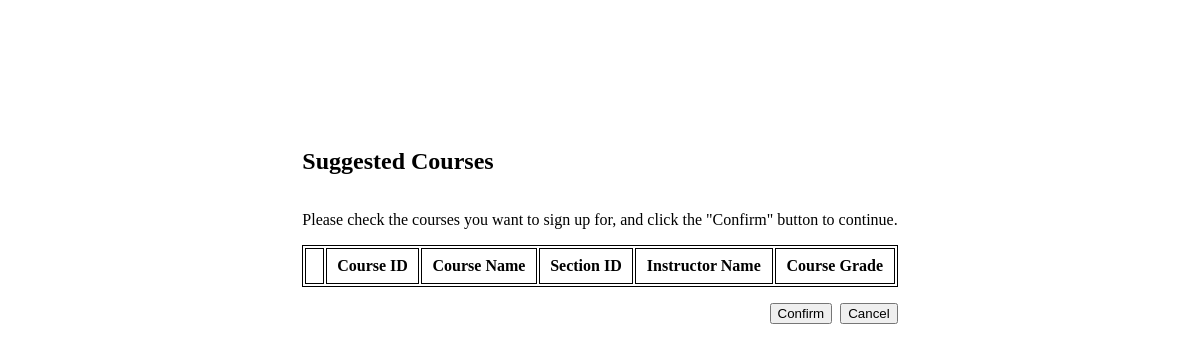
The page /src/suggested_courses.php?student_id=0488917281&semester=Fall&year=2025 on the database as committed earlier.
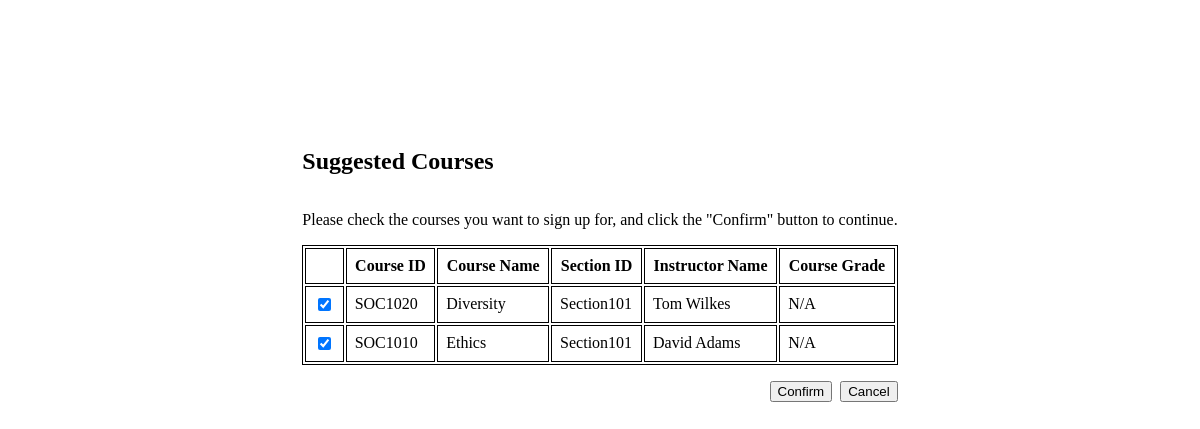
The same page on the database as committed later.
### tables this page shows
create table section
(
    course_id     varchar(20),
    section_id    varchar(10),
    semester      varchar(6)
        check (semester in ('Fall', 'Winter', 'Spring', 'Summer')),
    year          numeric(4, 0) check (year > 1990 and year < 2100),
    instructor_id varchar(10),
    classroom_id  varchar(8),
    time_slot_id  varchar(8),
    primary key (course_id, section_id, semester, year),
    foreign key (course_id) references course (course_id)
        on delete cascade,
    foreign key (instructor_id) references instructor (instructor_id)
        on delete set null,
    foreign key (time_slot_id) references time_slot (time_slot_id)
        on delete set null
);

create table course
(
    course_id   varchar(20),
    course_name varchar(50) not null,
    credits     numeric(2, 0) check (credits > 0),
    primary key (course_id)
);

create table instructor
(
    instructor_id   varchar(10),
    instructor_name varchar(50) not null,
    title           varchar(30),
    dept_name       varchar(100),
    email           varchar(50) not null,
    primary key (instructor_id)
);

### src/common/pdo.php (called while the page is built)
<?php
function pdo_connect(): PDO
{
    $config = require __DIR__ . '/config.php';
    $database_config = $config['database'];
    $host = $database_config['host'];
    $dbname = $database_config['dbname'];
    $username = $database_config['username'];
    $password = $database_config['password'];
    return new PDO(
        "mysql:host=$host;dbname=$dbname;charset=utf8mb4",
        $username,
        $password,
        [
            PDO::ATTR_ERRMODE => PDO::ERRMODE_EXCEPTION,
            PDO::ATTR_DEFAULT_FETCH_MODE => PDO::FETCH_ASSOC,
            PDO::ATTR_EMULATE_PREPARES => false
        ]
    );
}
function pdo_instance(bool $original = false): PDO|null
{
    static $pdo;
    if ($original) {
        return $pdo;
    }
    if (!$pdo) {
        $pdo = pdo_connect();
    }
    return $pdo;
}
function bind_params(PDOStatement $stmt, array $params): PDOStatement
{
    foreach ($params as $key => $value) {
        $stmt->bindValue(':' . $key, $value);
    }
    return $stmt;
}
function execute(PDOStatement $stmt, array $params = []): bool
{
    if ($params !== []) {
        bind_params($stmt, $params);
    }
    return $stmt->execute();
}

### src/service/degree_pathway.php (called while the page is built, shortened)
<?php
function get_suggested_courses(
    string $student_id,
    string $semester,
    string $year
): array {
    $stmt = pdo_instance()->prepare(
        "
            SELECT section.*, course.course_name, instructor.instructor_name, take.grade
            FROM degree_pathway dp
            JOIN section ON section.course_id = dp.course_id
            JOIN course ON course.course_id = dp.course_id
            JOIN instructor ON instructor.instructor_id = section.instructor_id
            LEFT JOIN take ON take.course_id = dp.course_id
                           AND take.student_id = :student_id0
            WHERE dp.dept_name = (
                SELECT dept_name
                FROM student
                WHERE student_id = :student_id1
                LIMIT 1
            )
            AND NOT EXISTS (
                SELECT 1
                FROM prereq
                WHERE prereq.course_id = dp.course_id
                  AND NOT EXISTS (
                      SELECT 1
                      FROM take
                      WHERE take.student_id = :student_id2
                        AND take.course_id = prereq.prereq_id
                        AND (take.grade IS NOT NULL OR take.grade <> 'F')
                  )
            )
            AND NOT EXISTS (
                SELECT 1
                FROM take
                WHERE take.student_id = :student_id3
                  AND take.course_id = course.course_id
                  AND take.grade IS NOT NULL
                  AND take.grade <> 'F'
            )
            AND section.semester = :semester
            AND section.year = :year
            ORDER BY IF(take.grade = 'F', 0, 1)
        "
    );
    execute($stmt, [
        'student_id0' => $student_id,
        'student_id1' => $student_id,
        'student_id2' => $student_id,
        'student_id3' => $student_id,
        'semester' => $semester,
        'year' => $year
    ]);
    return $stmt->fetchAll();
}

### src/suggested_courses.php (the view, shortened to what the changed rows need)
<?php
$student_id = $_GET['student_id'];
$semester = $_GET['semester'];
$year = $_GET['year'];
$suggested_courses = get_suggested_courses($student_id, $semester, $year);
?>
<html lang="en">
<head>
</head>
<body style="height: 100%;">
<div style="display: flex; justify-content: center; margin-top: 16vh;">
  <div style="display: flex; flex-direction: column; gap: 1rem;">
    <h2>Suggested Courses</h2>
    <form
      style="display: flex; flex-direction: column; gap: 1rem;"
      action="<?= Page::SUGGESTED_COURSES ?>"
      method="POST"
    >
      <table>
        <tr style="font-weight: bold;">
          <th></th>
          <th>Course ID</th>
          <th>Course Name</th>
          <th>Section ID</th>
          <th>Instructor Name</th>
          <th>Course Grade</th>
        </tr>
          <?php foreach ($suggested_courses as $index => $record): ?>
            <tr>
              <td>
                <label>
                  <input type="checkbox" name="selected_course_ids[]"
                         value="<?= $record['id'] ?>" <?= $index < 3 ? 'checked' : '' ?>
                </label>
              </td>
              <td><?= $record['course_id'] ?></td>
              <td><?= $record['course_name'] ?></td>
              <td><?= $record['section_id'] ?></td>
              <td><?= $record['instructor_name'] ?></td>
              <td><?= $record['grade'] ?? "N/A" ?></td>
            </tr>
          <?php endforeach ?>
      </table>
    </form>
  </div>
</div>
</body>
</html>

Rows that differ between the two databases and show on the page:
added section: id "☑", course "SOC1020", course.course_name "Diversity", section "Section101", instructor.instructor_name "Tom Wilkes", grade "N/A"
added section: id "☑", course "SOC1010", course.course_name "Ethics", section "Section101", instructor.instructor_name "David Adams", grade "N/A"
